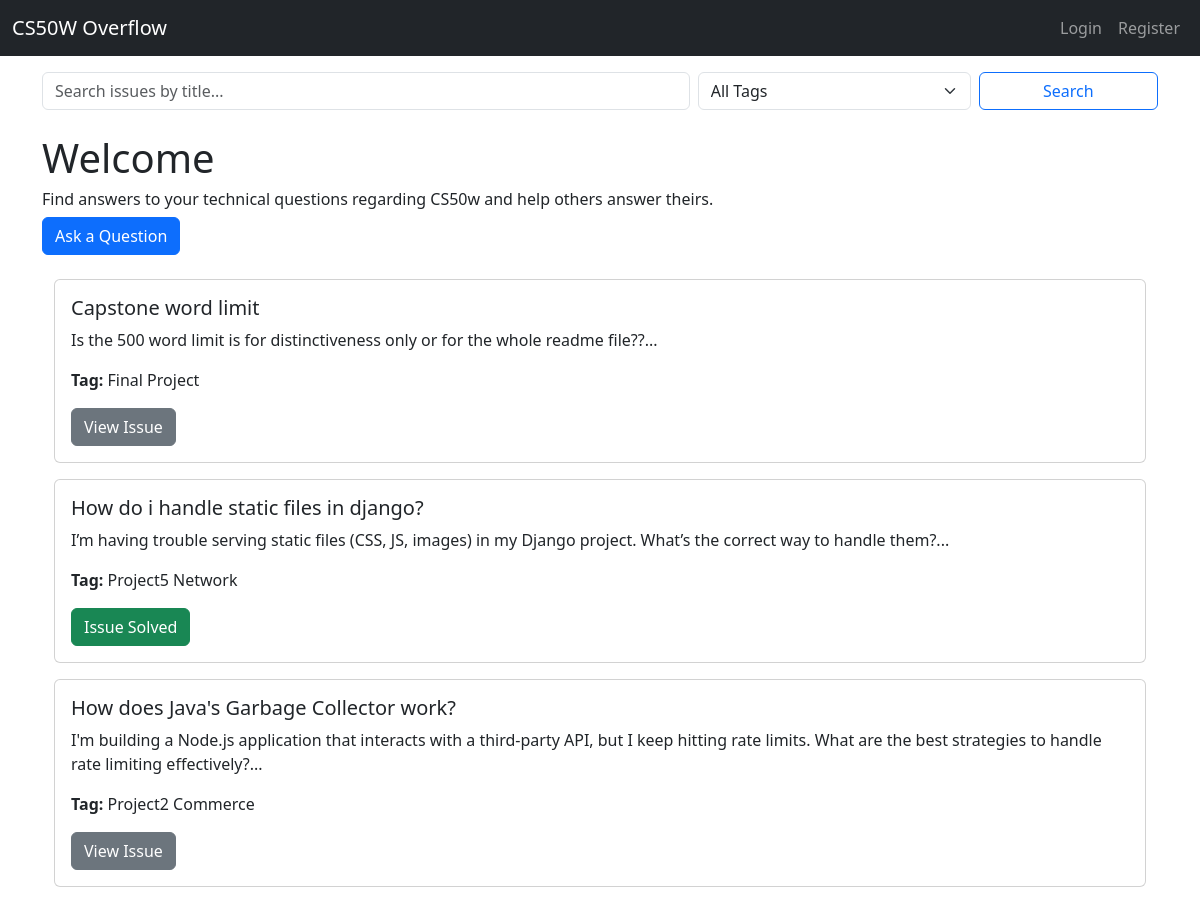
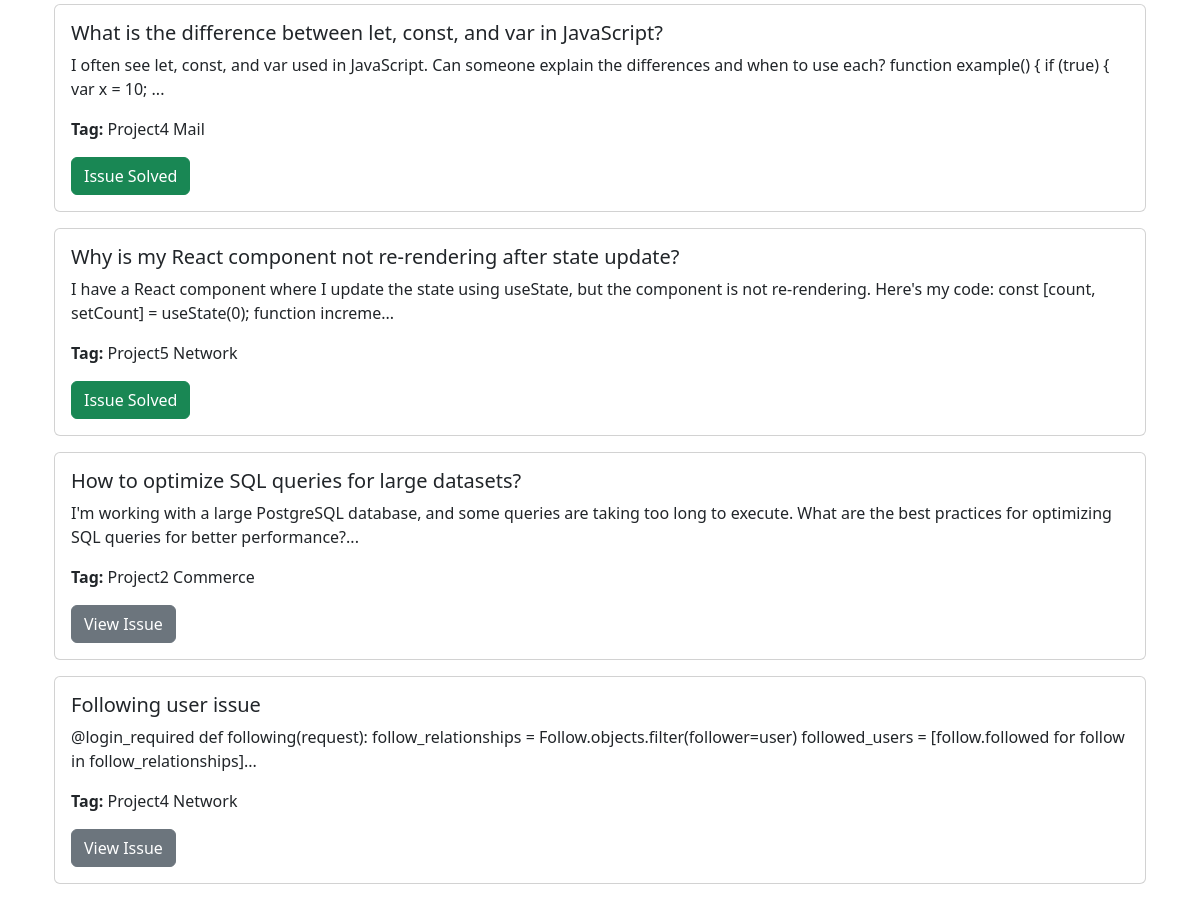
The page / on the database its author committed (2 pictures, top to bottom).
### qna/models.py (models this page shows, shortened)
class Issue(models.Model):
    title = models.CharField(max_length=200)
    description = models.TextField()
    author = models.ForeignKey(User, on_delete=models.CASCADE)
    created_at = models.DateTimeField(auto_now_add=True)
    is_solved = models.BooleanField(default=False)
    tags = models.CharField(max_length=100, blank=True)

### qna/views.py (the view)
# urls.py: path('', views.index, name='index'),
def index(request):
    query = request.GET.get('q', '')
    selected_tag = request.GET.get('tag', '')
    issues = Issue.objects.all().order_by('-created_at')  # Sort by newest first
    if query:
        issues = issues.filter(title__icontains=query)
    if selected_tag:
        issues = issues.filter(tags=selected_tag)
    return render(request, 'qna/index.html', {'issues': issues, 'query': query, 'selected_tag': selected_tag})

### qna/templates/qna/index.html (shortened to what this page needs)
{% extends 'qna/layout.html' %}
{% block content %}
    <div class="my-3">
        <form method="GET" action="{% url 'index' %}" class="mb-4">
            <div class="row g-2">
                <div class="col-md-7">
                    <input type="text" name="q" class="form-control" placeholder="Search issues by title..." value="{{ request.GET.q }}">
                </div>
                <div class="col-md-3">
                    <select name="tag" class="form-select">
                        <option value="">All Tags</option>
                    </select>
                </div>
                <div class="col-md-2">
                    <button type="submit" class="btn btn-outline-primary w-100">Search</button>
                </div>
            </div>
        </form>
    </div>
    {% if user.is_authenticated %}
    <h1>Welcome back, {{ user.first_name }} {{ user.last_name }}</h1>
    {% else %}
    <h1>Welcome</h1>
    {% endif %}
    <h6>Find answers to your technical questions regarding CS50w and help others answer theirs.</h6>
    <a href="{% url 'create_issue' %}" class="btn btn-primary mb-4">Ask a Question</a>
    <div class="container">
        <div class="row">
            {% for issue in issues %}
            <div class="mb-3">
                <div class="card">
                    <div class="card-body">
                        <h5 class="card-title">{{ issue.title }}</h5>
                        <p class="card-text">{{ issue.description|slice:":180" }}...</p>
                        <p class="card-text"><strong>Tag:</strong> {{ issue.tags }}</p>
                        {% if issue.is_solved %}
                            <a href="{% url 'issue_detail' issue.id %}" class="btn btn-success">Issue Solved</a>
                        {% else %}
                            <a href="{% url 'issue_detail' issue.id %}" class="btn btn-secondary">View Issue</a>
                        {% endif %}
                    </div>
                </div>
            </div>
            {% empty %}
            <p>No issues found matching your search.</p>
            {% endfor %}
        </div>
    </div>
{% endblock %}

### qna/templates/qna/layout.html (shortened to what this page needs)
{% load static %}
<!DOCTYPE html>
<html lang="en">
<head>
    <link href="https://cdn.jsdelivr.net/npm/bootstrap@5.3.0/dist/css/bootstrap.min.css" rel="stylesheet">
</head>
<body>
    <nav class="navbar sticky-top navbar-expand-lg navbar-dark bg-dark">
        <div class="container-fluid">
            <a class="navbar-brand" href="{% url 'index' %}">CS50W Overflow</a>
            <div class="collapse navbar-collapse" id="navbarNav">
                <ul class="navbar-nav ms-auto">
                    {% if user.is_authenticated %}
                    <li class="nav-item">
                        <a class="nav-link" href="{% url 'index' %}">Issues</a>
                    </li>
                    <li class="nav-item">
                        <a class="nav-link" href="{% url 'profile' user.username %}">Profile</a>
                    </li>
                    <li class="nav-item">
                        <a class="nav-link" href="{% url 'logout' %}">Logout</a>
                    </li>
                    {% else %}
                    <li class="nav-item">
                        <a class="nav-link" href="{% url 'login' %}">Login</a>
                    </li>
                    <li class="nav-item">
                        <a class="nav-link" href="{% url 'signup' %}">Register</a>
                    </li>
                    {% endif %}
                </ul>
            </div>
        </div>
    </nav>
    <div class="container">
        {% block content %}
        {% endblock %}
    </div>
</body>
</html>

### rows shown on the page
Issue: title "Capstone word limit", description "Is the 500 word limit is for distinctiveness only or for the whole readme file??", tags "Final Project", is_solved "View Issue"
Issue: title "How do i handle static files in django?", description "I’m having trouble serving static files (CSS, JS, images) in my Django project. What’s the correct way to handle them?", tags "Project5 Network", is_solved "Issue Solved"
Issue: title "How does Java's Garbage Collector work?", description "I'm building a Node.js application that interacts with a third-party API, but I keep hitting rate limits. What are the best strategies to handle rate limiting effectively?", tags "Project2 Commerce", is_solved "View Issue"
Issue: title "What is the difference between let, const, and var in JavaScript?", description "I often see let, const, and var used in JavaScript. Can someone explain the differences and when to use each? function example() { if (true) { var x = 10;", tags "Project4 Mail", is_solved "Issue Solved"
Issue: title "Why is my React component not re-rendering after state update?", description "I have a React component where I update the state using useState, but the component is not re-rendering. Here's my code: const [count, setCount] = useState(0); function increme", tags "Project5 Network", is_solved "Issue Solved"
Issue: title "How to optimize SQL queries for large datasets?", description "I'm working with a large PostgreSQL database, and some queries are taking too long to execute. What are the best practices for optimizing SQL queries for better performance?", tags "Project2 Commerce", is_solved "View Issue"
Issue: title "Following user issue", description "@login_required def following(request): follow_relationships = Follow.objects.filter(follower=user) followed_users = [follow.followed for follow in follow_relationships]", tags "Project4 Network", is_solved "View Issue"
